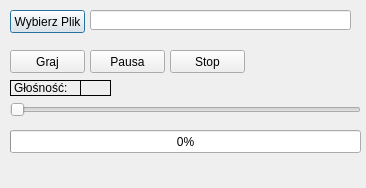
<?xml version="1.0" encoding="UTF-8"?>
<ui version="4.0">
 <class>muzyka</class>
 <widget class="QDialog" name="muzyka">
  <property name="geometry">
   <rect>
    <x>0</x>
    <y>0</y>
    <width>366</width>
    <height>188</height>
   </rect>
  </property>
  <property name="windowTitle">
   <string>Dialog</string>
  </property>
  <widget class="QPushButton" name="ButWybierz">
   <property name="geometry">
    <rect>
     <x>10</x>
     <y>10</y>
     <width>75</width>
     <height>23</height>
    </rect>
   </property>
   <property name="text">
    <string>Wybierz Plik</string>
   </property>
  </widget>
  <widget class="QPushButton" name="ButGraj">
   <property name="geometry">
    <rect>
     <x>10</x>
     <y>50</y>
     <width>75</width>
     <height>23</height>
    </rect>
   </property>
   <property name="text">
    <string>Graj</string>
   </property>
  </widget>
  <widget class="QPushButton" name="ButPausa">
   <property name="geometry">
    <rect>
     <x>90</x>
     <y>50</y>
     <width>75</width>
     <height>23</height>
    </rect>
   </property>
   <property name="text">
    <string>Pausa</string>
   </property>
  </widget>
  <widget class="QPushButton" name="ButStop">
   <property name="geometry">
    <rect>
     <x>170</x>
     <y>50</y>
     <width>75</width>
     <height>23</height>
    </rect>
   </property>
   <property name="text">
    <string>Stop</string>
   </property>
  </widget>
  <widget class="QLabel" name="label">
   <property name="geometry">
    <rect>
     <x>10</x>
     <y>80</y>
     <width>71</width>
     <height>16</height>
    </rect>
   </property>
   <property name="frameShape">
    <enum>QFrame::Box</enum>
   </property>
   <property name="text">
    <string>Głośność:</string>
   </property>
  </widget>
  <widget class="QSlider" name="horizontalSlider">
   <property name="geometry">
    <rect>
     <x>10</x>
     <y>100</y>
     <width>351</width>
     <height>19</height>
    </rect>
   </property>
   <property name="maximum">
    <number>100</number>
   </property>
   <property name="value">
    <number>0</number>
   </property>
   <property name="sliderPosition">
    <number>0</number>
   </property>
   <property name="orientation">
    <enum>Qt::Horizontal</enum>
   </property>
  </widget>
  <widget class="QProgressBar" name="progressBar">
   <property name="geometry">
    <rect>
     <x>10</x>
     <y>130</y>
     <width>351</width>
     <height>23</height>
    </rect>
   </property>
   <property name="value">
    <number>0</number>
   </property>
  </widget>
  <widget class="QLabel" name="label_2">
   <property name="geometry">
    <rect>
     <x>80</x>
     <y>80</y>
     <width>31</width>
     <height>16</height>
    </rect>
   </property>
   <property name="frameShape">
    <enum>QFrame::Box</enum>
   </property>
   <property name="text">
    <string/>
   </property>
  </widget>
  <widget class="QLineEdit" name="lineEdit">
   <property name="geometry">
    <rect>
     <x>90</x>
     <y>10</y>
     <width>261</width>
     <height>20</height>
    </rect>
   </property>
  </widget>
 </widget>
 <resources/>
 <connections/>
</ui>
